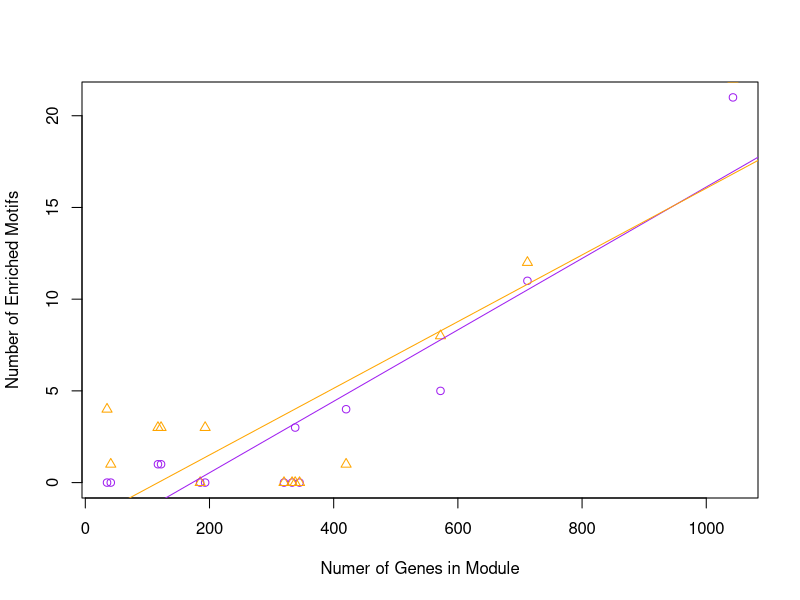
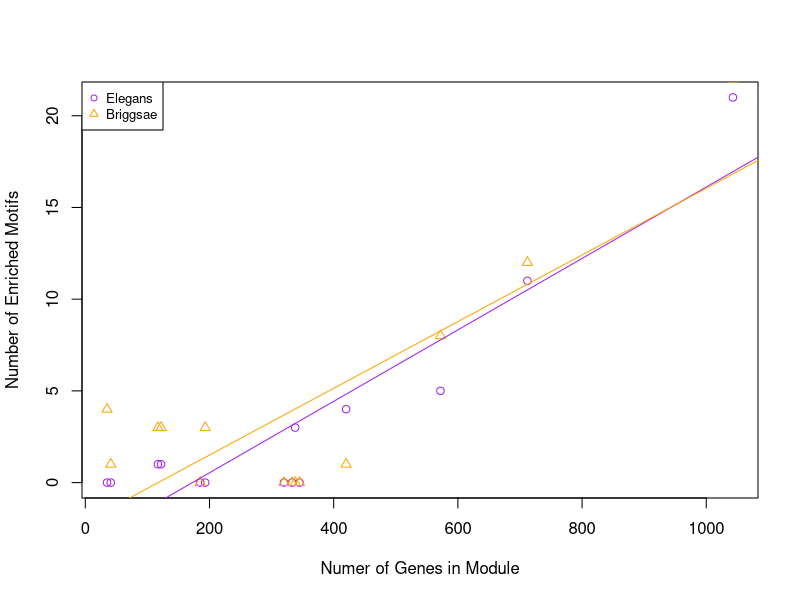

Generate these figures, in order, with R: (Note: this script raises an error after producing the figures.)
#### INTERPRET AME BRIG and AME elegans which coresponds to brig
#### RACHEL WOO 
#projectSpecific
#specificWorkingEnvironment

#### INITIALIZE EMPTY DF 
compareAme <- data.frame(matrix(0, nrow = 14, ncol = 3)) #Initialize at 0
rowNames <- c("1", "2", "3", "4", "5", "6", "7", "8", "9", "10", "11", "12", "13", "14") 
rownames(compareAme) <- rowNames
colNames <- c("Number of Genes in Module", "Elegans", "Brig")
colnames(compareAme) <- colNames


#### LOAD FRAME
# Didn't bother to parse data since most were empty, loaded the frame by row 
# where the value inside is the number of enriched motifs found 
compareAme[1,] <- c(333, 0, 0)
compareAme[2,] <- c(193, 0, 3)
compareAme[3,] <- c(1043, 21, 22)
compareAme[4,] <- c(35, 0, 4)
compareAme[5,] <- c(572, 5, 8)
compareAme[6,] <- c(41, 0, 1)
compareAme[7,] <- c(420, 4, 1)
compareAme[8,] <- c(345, 0, 0)
compareAme[9,] <- c(185, 0, 0)
compareAme[10,] <- c(117, 1, 3)
compareAme[11,] <- c(122, 1, 3)
compareAme[12,] <- c(712, 11, 12)
compareAme[13,] <- c(338, 3, 0)
compareAme[14,] <- c(320, 0, 0)

#### PLOT RESULTS
x <- compareAme[,1]
y <- compareAme[,2]
z <- compareAme[,3]
# Main plot 
plot(x, y, xlab = "Numer of Genes in Module", ylab="Number of Enriched Motifs", col="purple", pch=1)
points(x, z, col="orange", pch=2) # Brig 
# Add fit lines
abline(lm(y~x), col="purple") # Regression line
abline(lm(z~x), col="orange")
# ELEGANS TRENDLINE
coef(lm(y~x))
#(Intercept)           x 
#-3.35750494  0.01947342 

# BRIG TRENDLINE
coef(lm(z~x))
# (Intercept)           x 
#-2.1305138   0.0181799 

#### EXPORT PLOT 
setwd("C:/Users/rwoo/Desktop")
jpeg("GenesVSSize.jpg", width = 500, height = 500)
plot(x, y, xlab = "Numer of Genes in Module", ylab="Number of Enriched Motifs", col="purple", pch=1)
points(x, z, col="orange", pch=2) # Brig 
# Add fit lines
abline(lm(y~x), col="purple") # Regression line
abline(lm(z~x), col="orange")
legend("topleft", pch=c(1,2), col=c("purple", "orange"), c("Elegans", "Briggsae"), bty="o", cex=.8, box.col="black")
with(compareAme[1:14,], text(sr~dpi, labels = row.names(compareAme, pos = 4)))
dev.off()

#### EXPORT BRIG PLOT ONLY
setwd("C:/Users/rwoo/Desktop")
jpeg("BrigAme.jpg", width = 500, height = 500)
plot(x, z, xlab = "Numer of Genes in Module", ylab="Number of Enriched Motifs", col="orange", pch=2)
# Add fit lines
abline(lm(z~x), col="orange")
text(x, z, labels=rownames(compareAme), cex= 0.5, pos=3)
dev.off()

### EXPORT AME PLOT ONLY 
setwd("C:/Users/rwoo/Desktop")
jpeg("EletobrigAme.jpg", width = 500, height = 500)
plot(x, y, xlab = "Numer of Genes in Module", ylab="Number of Enriched Motifs", col="purple", pch=1)
# Add fit lines
abline(lm(y~x), col="purple")
text(x, y, labels=rownames(compareAme), cex= 0.5, pos=3)
dev.off()



